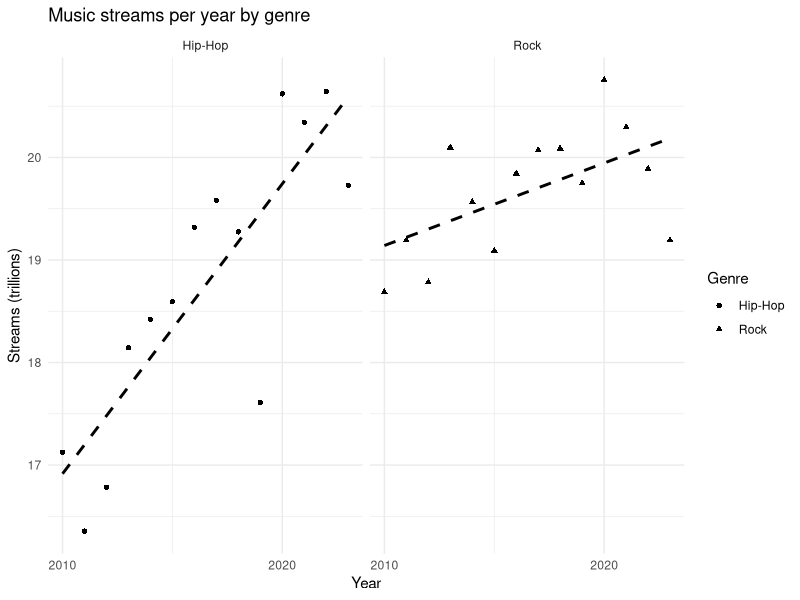

Write the R code that produced this figure.
## ---- chunk 1
#| message: false
#| label: tbl-table1
#| tbl-cap: "R object name: `table1`"

library(tidyverse)
library(knitr)
library(kableExtra)
library(broom)

table1 <- tibble(
  artist = c(
    "Taylor Swift", "Drake", "Adele",
    "Radiohead", "The Smile"
  ),
  song = c(
    "Blank Space", "Hotline Bling", "Easy On Me",
    "The National Anthem", "Thin Thing"
  ),
  star_rating = c(2, 3, 4, 5, 5)
)

kable(table1)
## ---- chunk 2
#| label: tbl-table2
#| tbl-cap: "R object name: `table2`"


table2 <- tibble(
  artist = c(
    "Taylor Swift", "Drake", "Adele",
    "Radiohead", "The Smile"
  ),
  lead_performer = c(
    "Taylor Swift", "Drake", "Adele",
    "Thom Yorke", "Thom Yorke"
  ),
  genre = c("Pop", "Hip-Hop", "Pop", "Rock", "Rock")
)

kable(table2)
## ---- chunk 3
#| label: tbl-table3
#| tbl-cap: "R object name: `table3`"

table3 <- tibble(
  artist = c("Taylor Swift", "Drake", "Adele"),
  song = c("Blank Space", "Hotline Bling", "Easy On Me"),
  streams_2015 = c(500, 700, NA),
  streams_2024 = c(600, 900, 1000)
)

kable(table3)
## ---- chunk 4
#| label: tbl-table4
#| tbl-cap: "R object name: `table4`"

table4 <- tibble(
  lead_performer = c(
    "Taylor Swift", "Drake", "Adele", "Thom Yorke"
  ),
  birth_country = c(
    "United States", "Canada", "England", "England"
  )
)

kable(table4)
## ---- chunk 5
#| label: tbl-table5
#| tbl-cap: "R object name: `table5`"

table5 <- tibble(
  id = c(13, "Drizzy", 1988, 15),
  mUSICAL_aRTIST = c("TSwift", "Drake (Aubrey Drake Graham)", "Adele (born 1988)", "Radiohead and also The Smile"),
  BILLBOARDno1YEARSsince2018 = list(
    c(2020, 2022, 2023, 2024),
    c(2018, 2020),
    c(2021),
    "No number one hits"
  ),
  gEnRe = c("pop", "hip-Hop", "Pop", "Rock'n'roll")
)

kable(table5) |>
  kable_styling(bootstrap_options = "striped") |>
  row_spec(2, background = "#fde725") |>
  row_spec(3, background = "#a0da39") |>
  row_spec(4, background = "#4ac16d")
## ---- chunk 6
#| label: tbl-table6
#| tbl-cap: "R object name: `table6`"


table6 <- tibble(
  song = c(
    "Blank Space", "Hotline Bling", "Easy On Me",
    "The National Anthem", "Thin Thing"
  ),
  minutes = c(3, 4, 3, 5, 4),
  seconds = c(51, 27, 44, 51, 30)
)

kable(table6)
## ---- chunk 7
table2 |>
  left_join(table1, by = "artist")
## ---- chunk 8
table1 |>
  left_join(table2 |> select(artist, lead_performer), by = "artist") |>
  left_join(table4, by = "lead_performer") |>
  filter(birth_country == "England")
## ---- chunk 9
table1 |>
  left_join(table6, by = "song") |>
  mutate(
    length = minutes * 60 + seconds,
    long_song = if_else(length > 240, TRUE, FALSE)
  ) |>
  select(artist, song, length, long_song)
## ---- chunk 10
#| message: false

set.seed(1)

years <- 2010:2023

streaming_data <- tibble(
  year = rep(years, 2),
  genre = rep(c("Rock", "Hip-Hop"), each = length(years)),
  streams = case_when(
    genre == "Rock" ~ pmax(13, 18 + 0.1 * (year - 2000) +
      rnorm(length(years), 0, 0.5)),
    genre == "Hip-Hop" ~ pmax(8, 12 + 0.4 * (year - 2000) +
      rnorm(length(years), 0, 1))
  )
)

streaming_data |>
  ggplot(aes(year, streams)) +
  geom_point(aes(shape = genre)) +
  geom_smooth(
    method = "lm",
    se = FALSE,
    linetype = "dashed",
    color = "black"
  ) +
  facet_wrap(~genre) +
  labs(
    x = "Year", y = "Streams (trillions)",
    title = "Music streams per year by genre",
    shape = "Genre"
  ) +
  # reduce x axis labels
  scale_x_continuous(breaks = seq(2010, 2023, 10)) +
  scale_color_viridis_d() +
  theme_minimal()
## ---- chunk 11
streaming_data %>%
  filter(genre == "Hip-Hop") %>%
  lm(streams ~ year, data = .) %>%
  tidy()
## ---- chunk 12
streaming_data %>%
  filter(genre == "Rock") %>%
  lm(streams ~ year, data = .) %>%
  tidy()
